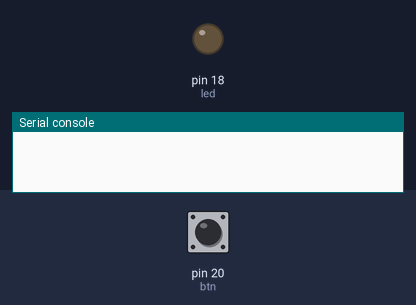
A program run on a simulated MicroPython board. Shown: output pins drawn as LEDs (lit = HIGH), the last lines printed to the serial console. Dashed ring = blinking. The inputs (shaded band) are chosen by the test bench; at power-on: pin 20 (btn) LOW.

Above: at 1.2 s.
1.3 s: pin 20 (btn) pulled HIGH for 0.15 s
At 2.0 s:
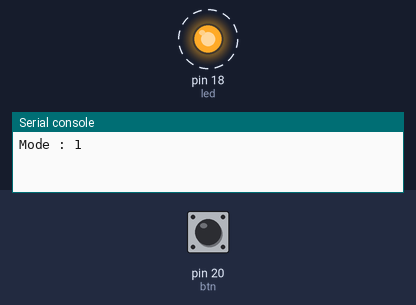
Timing chart, 0 to 10.4 s (numbered marks = the images above; inputs shaded):
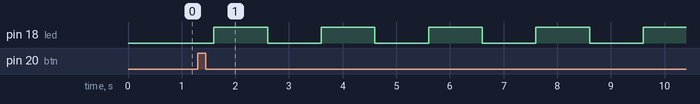

Measured:
- after the input at 1.3 s, pin 18 (led): alternates HIGH for 1.0 s and LOW for 1.0 s, starting after 0.30 s

The program:

blink.py
```python
from machine import Pin
from utime import sleep

led = Pin(18, Pin.OUT)
btn = Pin(20, Pin.IN, Pin.PULL_DOWN)

etat = 0

while True:
    if btn.value() == 1:
        etat += 1
        if etat > 2:
            etat = 0
        print("Mode :", etat)
        sleep(0.3)

    if etat == 1:
        led.toggle()
        sleep(1)
    elif etat == 2:
        led.toggle()
        sleep(0.50)
    elif etat == 0:
        led.value(0)
        sleep(0.1)
```
